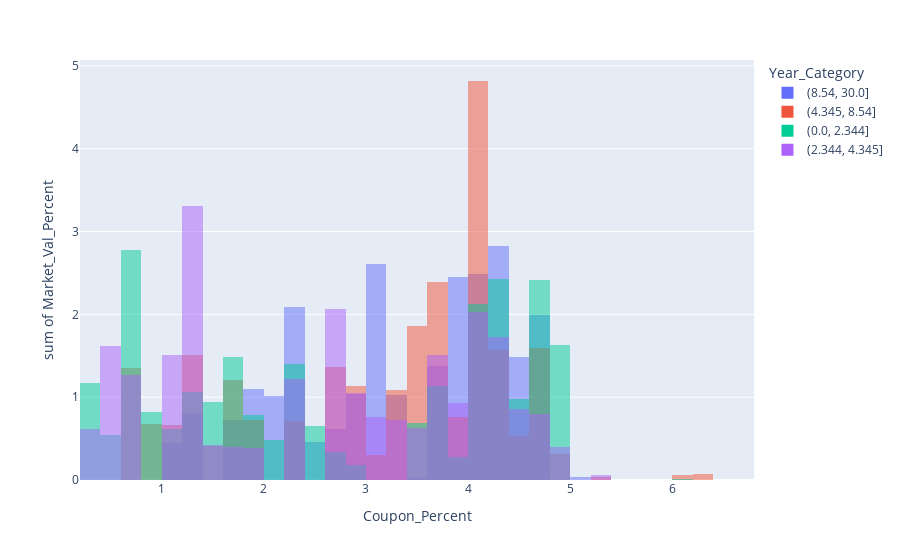

Source (notebook cell):
### Code cell
fig = px.histogram(df,x='Coupon_Percent',y='Market_Val_Percent',color='Year_Category',nbins=50,barmode='overlay')
fig.show()
